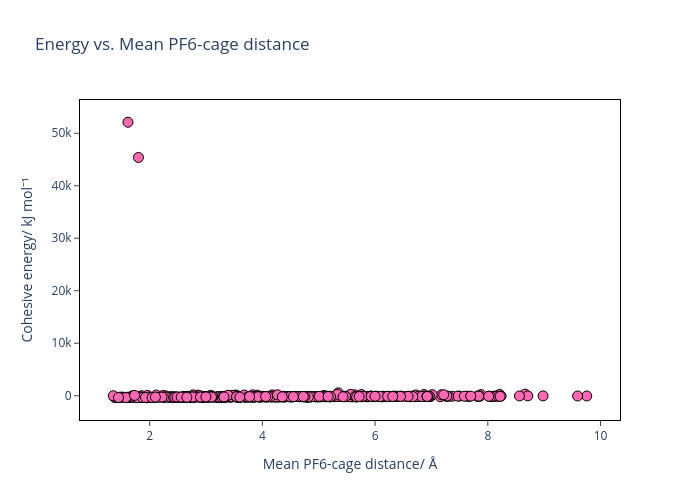

This figure's notebook cell:
### Code cell
x = list(energy_to_distance.values())  # mean PF6–cluster distances
y = [(energy - (-63.32357097) - (-0.657269107)*8)* 2625.5 for energy in energy_to_distance.keys()]

fig = px.scatter(
    x=x,
    y=y,
    labels={"x": "Mean PF6-cage distance/ Å", "y": "Cohesive energy/ kJ mol\u207B\u00B9"},
    title="Energy vs. Mean PF6-cage distance",
    width=700,
    height=500
)
fig.update_traces(marker=dict(size=10, color='hotpink', line=dict(width=1, color='black')))  # size=10 for larger points

fig.update_layout(
    plot_bgcolor="white",
    xaxis=dict(showgrid=False, linecolor="black", mirror=True, ticks="outside"),
    yaxis=dict(showgrid=False, linecolor="black", mirror=True, ticks="outside")
)

fig.show()

### Figure 1 — Plotly figure (JSON) as saved in the notebook; plotly's stock layout.template omitted (floating-point values rounded to 4 significant figures; data arrays with more than 128 entries replaced by an {"elided": "..."} marker saying what was removed)
{"data": [{"hovertemplate": "Mean PF6-cage distance/ Å=%{x}<br>Cohesive energy/ kJ mol⁻¹=%{y}<extra></extra>", "legendgroup": "", "marker": {"color": "hotpink", "line": {"color": "black", "width": 1}, "size": 10, "symbol": "circle"}, "mode": "markers", "name": "", "orientation": "v", "showlegend": false, "type": "scatter", "x": {"elided": "484 float values"}, "xaxis": "x", "y": {"elided": "484 float values"}, "yaxis": "y"}], "layout": {"height": 500, "legend": {"tracegroupgap": 0}, "plot_bgcolor": "white", "title": {"text": "Energy vs. Mean PF6-cage distance"}, "width": 700, "xaxis": {"anchor": "y", "domain": [0, 1], "linecolor": "black", "mirror": true, "showgrid": false, "ticks": "outside", "title": {"text": "Mean PF6-cage distance/ Å"}}, "yaxis": {"anchor": "x", "domain": [0, 1], "linecolor": "black", "mirror": true, "showgrid": false, "ticks": "outside", "title": {"text": "Cohesive energy/ kJ mol⁻¹"}}}}
